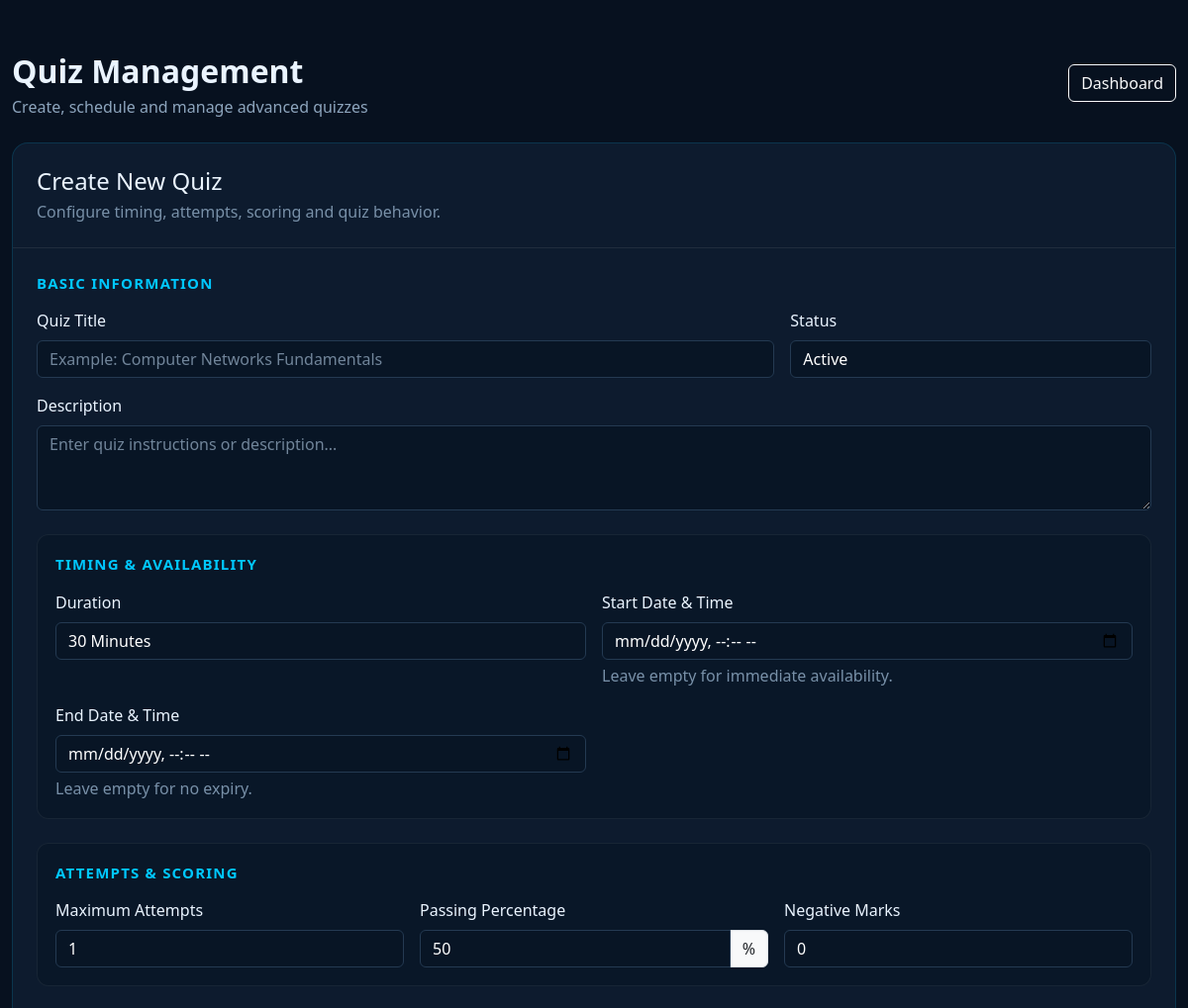
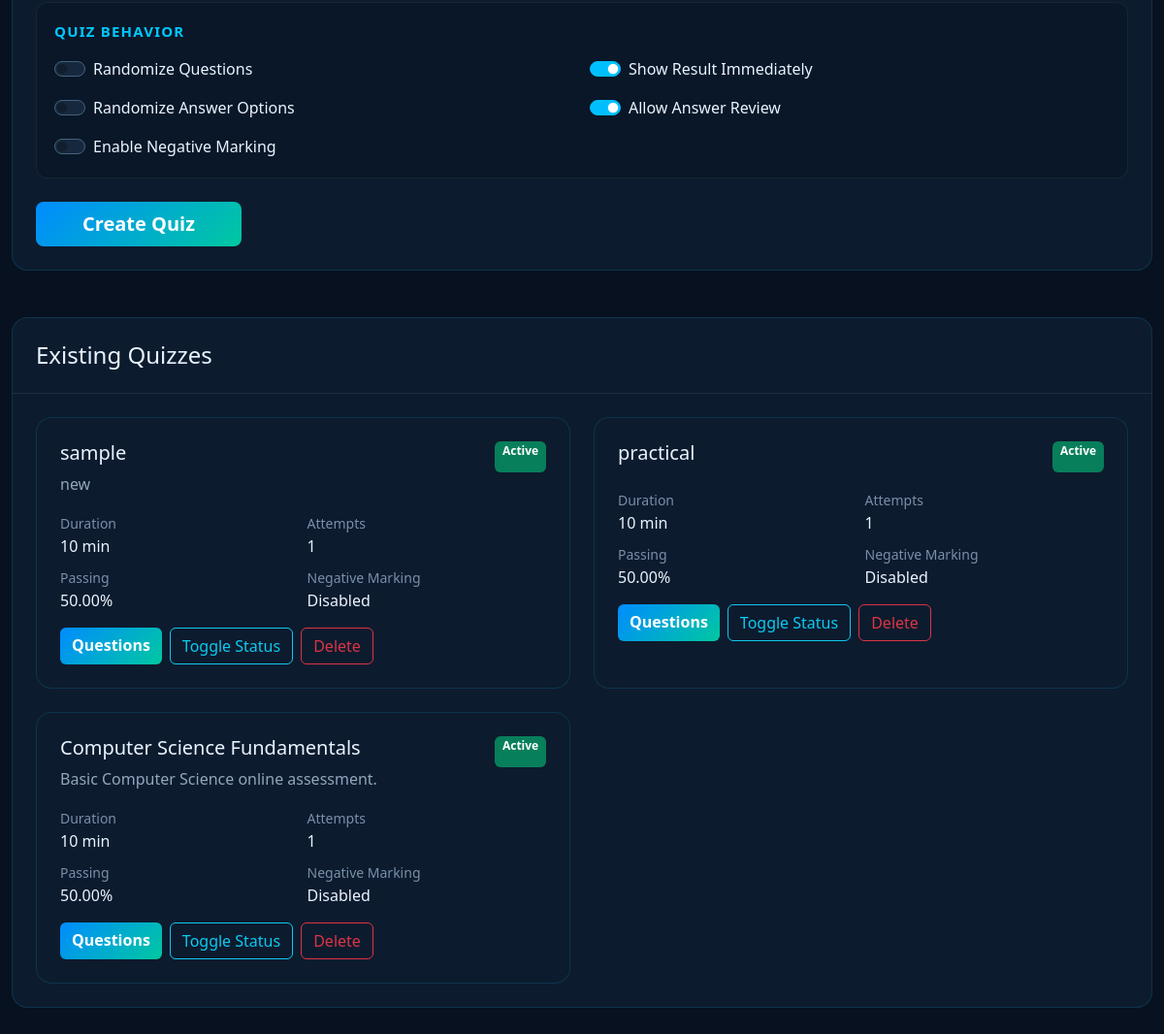
The app's page /admin/quizzes.php (signed in) with its own data (2 pictures, top to bottom).
### tables this page shows
CREATE TABLE `quizzes` (
    `id` INT(11) NOT NULL AUTO_INCREMENT,

    `title` VARCHAR(200) NOT NULL,
    `description` TEXT DEFAULT NULL,

    `start_at` DATETIME DEFAULT NULL,
    `end_at` DATETIME DEFAULT NULL,

    `duration` INT(11) NOT NULL DEFAULT 10,

    `max_attempts` INT(11) NOT NULL DEFAULT 1,

    `passing_percentage` DECIMAL(5,2) NOT NULL DEFAULT 50.00,

    `random_questions` TINYINT(1) NOT NULL DEFAULT 0,

    `random_options` TINYINT(1) NOT NULL DEFAULT 0,

    `show_result` TINYINT(1) NOT NULL DEFAULT 1,

    `allow_review` TINYINT(1) NOT NULL DEFAULT 1,

    `negative_marking` TINYINT(1) NOT NULL DEFAULT 0,

    `negative_marks` DECIMAL(5,2) NOT NULL DEFAULT 0.00,

    `status` ENUM('active','inactive') NOT NULL DEFAULT 'active',

    `created_at` TIMESTAMP NOT NULL DEFAULT CURRENT_TIMESTAMP,

    PRIMARY KEY (`id`)
);

### admin/quizzes.php (the view, shortened to what this page needs)
<?php
require_once "../config/db.php";
$quizzes = $conn->query(
    "SELECT *
     FROM quizzes
     ORDER BY id DESC"
);
?>
<!DOCTYPE html>
<html lang="en">
<head>
<link
href="https://cdn.jsdelivr.net/npm/bootstrap@5.3.3/dist/css/bootstrap.min.css"
rel="stylesheet">
</head>
<body>
<div class="container py-5">
    <div class="d-flex justify-content-between align-items-center mb-4">
        <div>
            <div class="page-title">
                Quiz Management
            </div>
            <div class="subtitle">
                Create, schedule and manage advanced quizzes
            </div>
        </div>
        <a
        href="dashboard.php"
        class="btn btn-outline-light">
            Dashboard
        </a>
    </div>
    <div class="card mb-5">
        <div class="card-header p-4">
            <h4 class="mb-1">
                Create New Quiz
            </h4>
            <div class="small-muted">
                Configure timing, attempts, scoring and quiz behavior.
            </div>
        </div>
        <div class="card-body p-4">
            <form method="POST">
                <div class="section-title">
                    Basic Information
                </div>
                <div class="row g-3 mb-4">
                    <div class="col-md-8">
                        <label class="form-label">
                            Quiz Title
                        </label>
                        <input
                        type="text"
                        name="title"
                        class="form-control"
                        placeholder="Example: Computer Networks Fundamentals"
                        required>
                    </div>
                    <div class="col-md-4">
                        <label class="form-label">
                            Status
                        </label>
                        <select
                        name="status"
                        class="form-select">
                            <option value="active">
                                Active
                            </option>
                        </select>
                    </div>
                    <div class="col-12">
                        <label class="form-label">
                            Description
                        </label>
                        <textarea
                        name="description"
                        class="form-control"
                        rows="3"
                        placeholder="Enter quiz instructions or description..."></textarea>
                    </div>
                </div>
                <div class="setting-box mb-4">
                    <div class="section-title">
                        Timing & Availability
                    </div>
                    <div class="row g-3">
                        <div class="col-md-6">
                            <label class="form-label">
                                Duration
                            </label>
                            <select
                            name="duration"
                            id="duration"
                            class="form-select">
                                <option value="30" selected>
                                    30 Minutes
                                </option>
                            </select>
                        </div>
                        <div class="col-md-6">
                            <label class="form-label">
                                Start Date & Time
                            </label>
                            <input
                            type="datetime-local"
                            name="start_at"
                            class="form-control">
                            <div class="small-muted mt-1">
                                Leave empty for immediate availability.
                            </div>
                        </div>
                        <div class="col-md-6">
                            <label class="form-label">
                                End Date & Time
                            </label>
                            <input
                            type="datetime-local"
                            name="end_at"
                            class="form-control">
                            <div class="small-muted mt-1">
                                Leave empty for no expiry.
                            </div>
                        </div>
                    </div>
                </div>
                <div class="setting-box mb-4">
                    <div class="section-title">
                        Attempts & Scoring
                    </div>
                    <div class="row g-3">
                        <div class="col-md-4">
                            <label class="form-label">
                                Maximum Attempts
                            </label>
                            <input
                            type="number"
                            name="max_attempts"
                            class="form-control"
                            min="1"
                            max="100"
                            value="1">
                        </div>
                        <div class="col-md-4">
                            <label class="form-label">
                                Passing Percentage
                            </label>
                            <div class="input-group">
                                <input
                                type="number"
                                name="passing_percentage"
                                class="form-control"
                                min="0"
                                max="100"
                                step="0.01"
                                value="50">
                                <span class="input-group-text">
                                    %
                                </span>
                            </div>
                        </div>
                        <div class="col-md-4">
                            <label class="form-label">
                                Negative Marks
                            </label>
                            <input
                            type="number"
                            name="negative_marks"
                            class="form-control"
                            min="0"
                            max="100"
                            step="0.01"
                            value="0">
                        </div>
                    </div>
                </div>
                <div class="setting-box mb-4">
                    <div class="section-title">
                        Quiz Behavior
                    </div>
                    <div class="row g-3">
                        <div class="col-md-6">
                            <div class="form-check form-switch mb-3">
                                <input
                                class="form-check-input"
                                type="checkbox"
                                name="random_questions"
                                id="randomQuestions">
                                <label
                                class="form-check-label"
                                for="randomQuestions">
                                    Randomize Questions
                                </label>
                            </div>
                            <div class="form-check form-switch mb-3">
                                <input
                                class="form-check-input"
                                type="checkbox"
                                name="random_options"
                                id="randomOptions">
                                <label
                                class="form-check-label"
                                for="randomOptions">
                                    Randomize Answer Options
                                </label>
                            </div>
                            <div class="form-check form-switch">
                                <input
                                class="form-check-input"
                                type="checkbox"
                                name="negative_marking"
                                id="negativeMarking">
                                <label
                                class="form-check-label"
                                for="negativeMarking">
                                    Enable Negative Marking
                                </label>
                            </div>
                        </div>
                        <div class="col-md-6">
                            <div class="form-check form-switch mb-3">
                                <input
                                class="form-check-input"
                                type="checkbox"
                                name="show_result"
                                id="showResult"
                                checked>
                                <label
                                class="form-check-label"
                                for="showResult">
                                    Show Result Immediately
                                </label>
                            </div>
                            <div class="form-check form-switch">
                                <input
                                class="form-check-input"
                                type="checkbox"
                                name="allow_review"
                                id="allowReview"
                                checked>
                                <label
                                class="form-check-label"
                                for="allowReview">
                                    Allow Answer Review
                                </label>
                            </div>
                        </div>
                    </div>
                </div>
                <button
                type="submit"
                class="btn btn-primary btn-lg px-5">
                    Create Quiz
                </button>
            </form>
        </div>
    </div>
    <div class="card">
        <div class="card-header p-4">
            <h4 class="mb-0">
                Existing Quizzes
            </h4>
        </div>
        <div class="card-body p-4">
            <?php if ($quizzes && $quizzes->num_rows > 0): ?>
                <div class="row g-4">
                <?php while ($quiz = $quizzes->fetch_assoc()): ?>
                    <div class="col-lg-6">
                        <div class="card quiz-card h-100">
                            <div class="card-body p-4">
                                <div class="d-flex justify-content-between">
                                    <h5 class="mb-2">
                                        <?= htmlspecialchars(
                                            $quiz["title"]
                                        ) ?>
                                    </h5>
                                    <?php if ($quiz["status"] === "active"): ?>
                                        <span class="badge badge-active">
                                            Active
                                        </span>
                                    <?php else: ?>
                                        <span class="badge badge-inactive">
                                            Inactive
                                        </span>
                                    <?php endif; ?>
                                </div>
                                <p class="quiz-description">
                                    <?= htmlspecialchars(
                                        $quiz["description"] ?? ""
                                    ) ?>
                                </p>
                                <div class="row g-2 mb-3">
                                    <div class="col-6">
                                        <small class="small-muted">
                                            Duration
                                        </small>
                                        <div>
                                            <?= (int)$quiz["duration"] ?> min
                                        </div>
                                    </div>
                                    <div class="col-6">
                                        <small class="small-muted">
                                            Attempts
                                        </small>
                                        <div>
                                            <?= (int)$quiz["max_attempts"] ?>
                                        </div>
                                    </div>
                                    <div class="col-6">
                                        <small class="small-muted">
                                            Passing
                                        </small>
                                        <div>
                                            <?= htmlspecialchars(
                                                $quiz["passing_percentage"]
                                            ) ?>%
                                        </div>
                                    </div>
                                    <div class="col-6">
                                        <small class="small-muted">
                                            Negative Marking
                                        </small>
                                        <div>
                                            <?php if ($quiz["negative_marking"]): ?>
                                                <?= htmlspecialchars(
                                                    $quiz["negative_marks"]
                                                ) ?>
                                            <?php else: ?>
                                                Disabled
                                            <?php endif; ?>
                                        </div>
                                    </div>
                                </div>
                                <div class="d-flex gap-2 flex-wrap">
                                    <a
                                    href="questions.php?quiz_id=<?= $quiz["id"] ?>"
                                    class="btn btn-primary">
                                        Questions
                                    </a>
                                    <a
                                    href="?toggle=<?= $quiz["id"] ?>"
                                    class="btn btn-outline-info">
                                        Toggle Status
                                    </a>
                                    <a
                                    href="?delete=<?= $quiz["id"] ?>"
                                    class="btn btn-outline-danger"
                                    onclick="return confirm('Delete this quiz and all its questions/results?');">
                                        Delete
                                    </a>
                                </div>
                            </div>
                        </div>
                    </div>
                <?php endwhile; ?>
                </div>
            <?php endif; ?>
        </div>
    </div>
</div>
</body>
</html>

### records on screen
quizzes: title "sample", status "Active", description "new", duration "10", max_attempts "1", passing_percentage "50.00", negative_marking "Disabled"
quizzes: title "practical", status "Active", duration "10", max_attempts "1", passing_percentage "50.00", negative_marking "Disabled"
quizzes: title "Computer Science Fundamentals", status "Active", description "Basic Computer Science online assessment.", duration "10", max_attempts "1", passing_percentage "50.00", negative_marking "Disabled"
